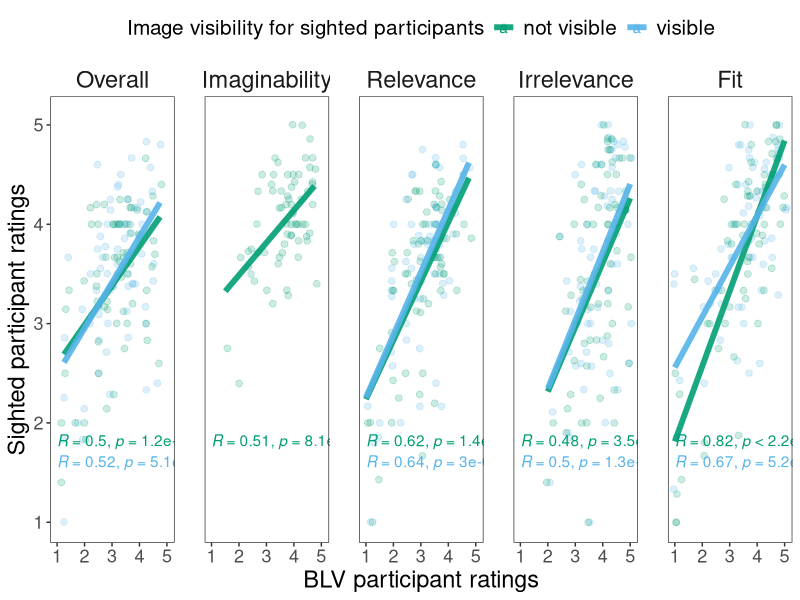
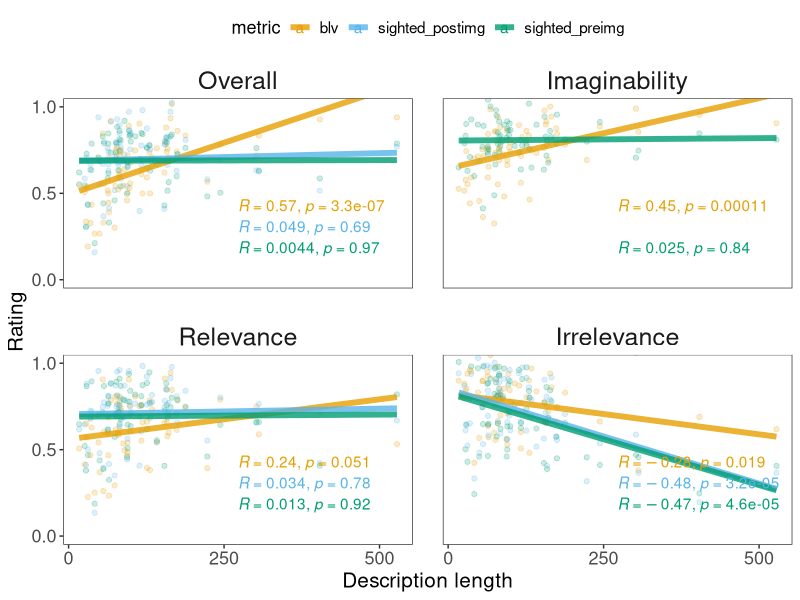
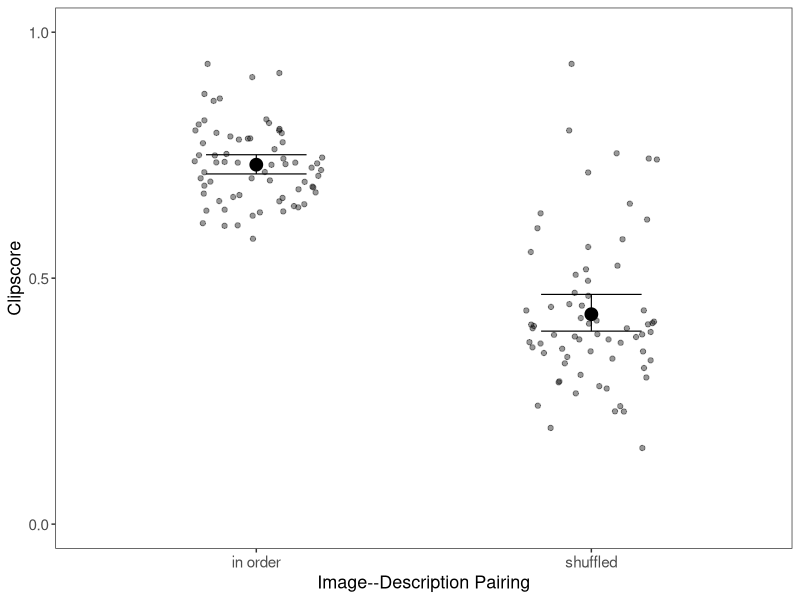
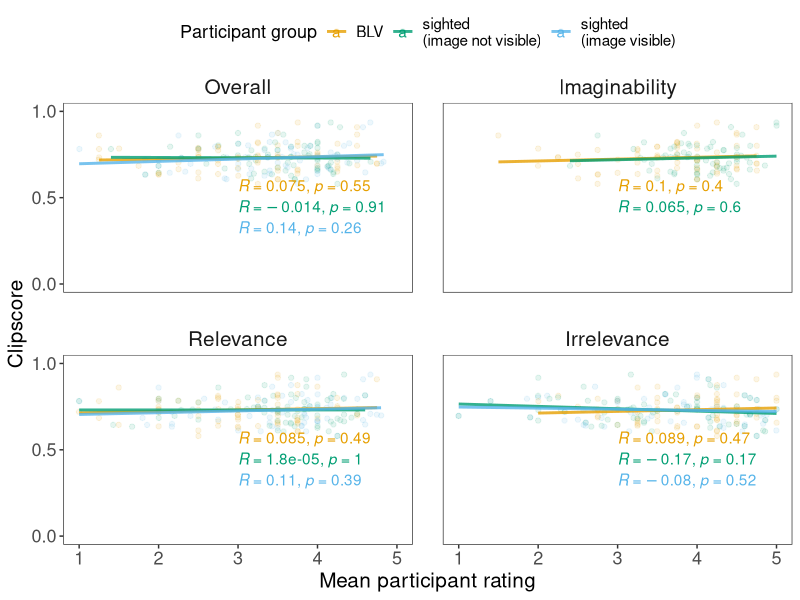
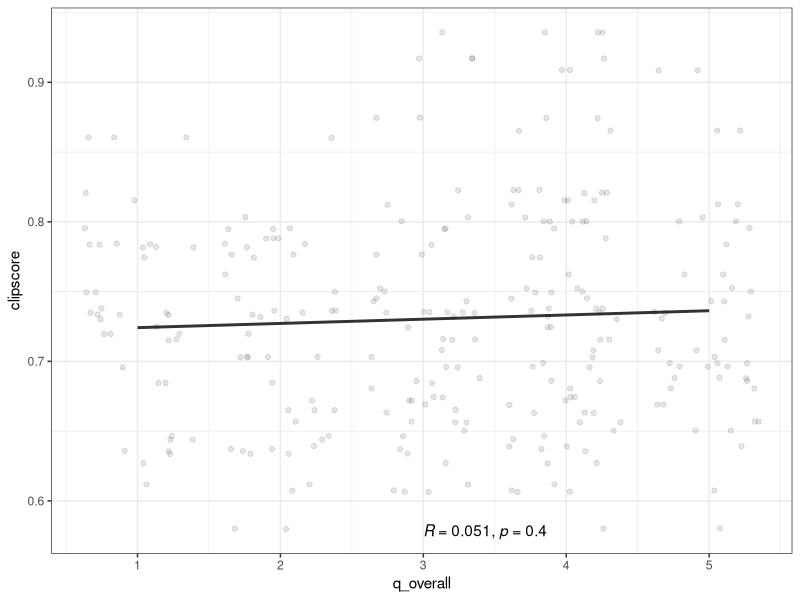
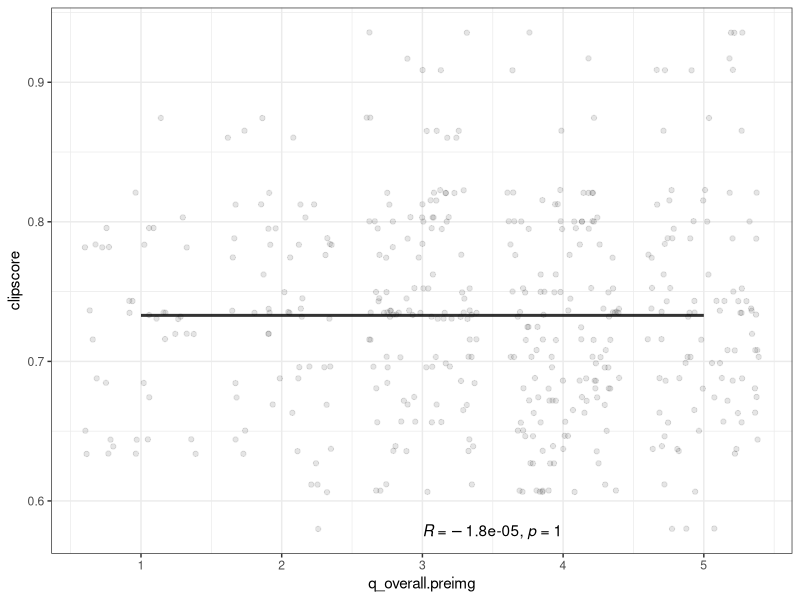
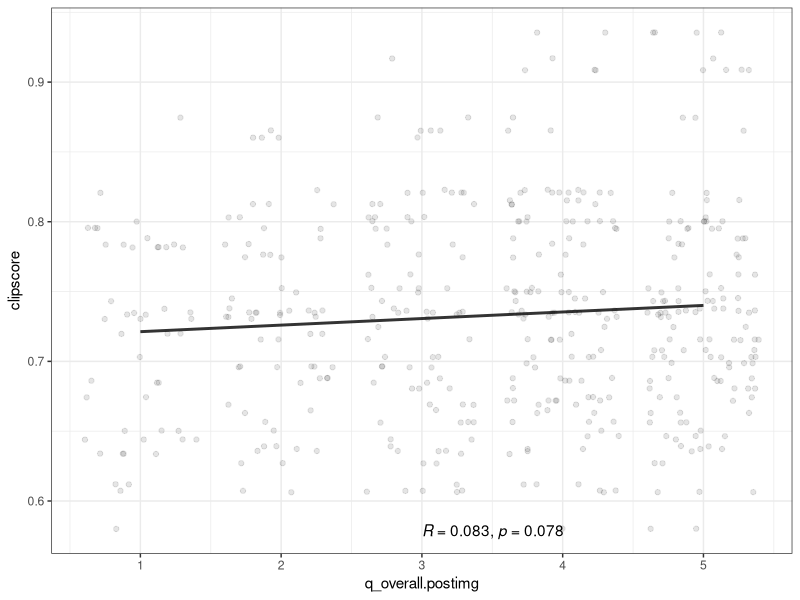
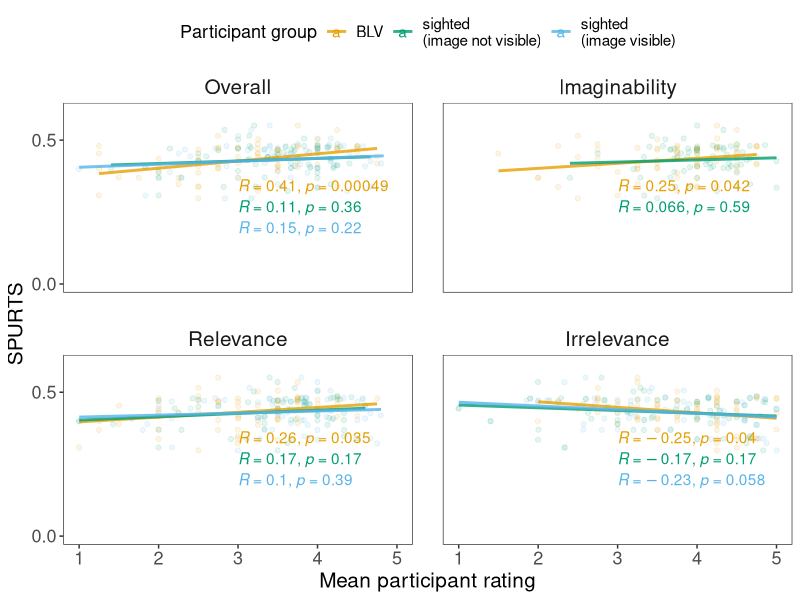

Here is the R script that generated these plots, in order:
## ---- chunk 1
library(tidyverse)
library(here)
library(jsonlite)
library(ggpubr)
library(lme4)
library(lmerTest)
theme_set(theme_bw())
## ---- chunk 2

df_clipscores_cosid = read_csv(here("metrics", "clipscore", "results", "cosid-clipscores.csv")) %>% 
  # remove attention checks
  filter(imgstem_version != "guitar",
         imgstem_version != "640px-parc_agen") %>% 
  separate(imgstem_version, into=c("imgstem", "version"), sep="_version") %>% 
  rename(description = texts) %>% 
  select(-text_controls)

df_spurtsmima_cosid = read_csv(here("metrics", "SPURTS", "results", "cosid-spurts-mima.csv")) %>% 
  # TODO: remove attention checks
  # filter(imgstem_version != "guitar",
  #        imgstem_version != "640px-parc_agen") %>%
  rename(description = texts) %>% 
  select(-text_controls)

df_clipscores_cosid_shuffled = read_csv(here("metrics", "clipscore", "results", "cosid-clipscores-shuffled.csv")) %>% 
  # remove attention checks
  filter(imgstem_version != "guitar",
         imgstem_version != "640px-parc_agen") %>% 
  separate(imgstem_version, into=c("imgstem", "version"), sep="_version") %>% 
  rename(description = texts) %>% 
  select(-text_controls)
  
df_blv_ratings = read_csv(here("behavioral_data", "blv_data_criticaltrials.csv"))

df_sighted_ratings = read_csv(here("behavioral_data", "sighted_data_criticaltrials.csv")) %>% 
  filter(description %in% unique(df_blv_ratings$description))

## ---- chunk 3

df_blv_avg = df_blv_ratings %>% 
  gather(question, response, q_irrelevance, q_reconstructivity, q_relevance, q_imgfit, q_overall) %>% 
  group_by(description, img_id, context, question) %>% 
  summarize(mean_response = mean(response),
            sd_response = sd(response)) %>% 
  ungroup()

df_sighted_avg = df_sighted_ratings %>% 
  gather(question, response, q_relevance.preimg, q_irrelevance.preimg, q_reconstructivity.preimg, q_overall.preimg, q_relevance.postimg, q_imgfit.preimg, q_imgfit.postimg, q_irrelevance.postimg, q_overall.postimg)  %>% 
  group_by(description, img_id, context, question) %>% 
  summarize(mean_response = mean(response),
            sd_response = sd(response)) %>% 
  ungroup()

df_human_data = df_blv_avg %>%
  rbind(df_sighted_avg)

df_clipscore_human_corr = df_human_data %>% 
  select(description, img_id, context, question, mean_response) %>% 
  merge(df_clipscores_cosid, by=c("description"))

df_spurtsmima_human_corr = df_human_data %>% 
  select(description, img_id, context, question, mean_response) %>% 
  merge(df_spurtsmima_cosid, by=c("description"))

## ---- chunk 4
df_human_data %>% 
  separate(question, c("question", "img_visibility"), sep="\\.", remove=TRUE) %>% 
  mutate_at(vars(img_visibility), funs(ifelse(is.na(.), "blv_response", .))) %>% 
  select(question, description, img_visibility, "mean_response") %>% 
  spread(img_visibility, "mean_response") %>%
  gather(sighted_visibility, sighted_response, postimg, preimg) %>% 
  filter(!(question == "q_reconstructivity" & sighted_visibility == "postimg")) %>% 
  mutate_at(vars(question), funs(case_when(
    . == "q_overall" ~ "Overall",
    . == "q_relevance" ~ "Relevance",
    . == "q_irrelevance" ~ "Irrelevance",
    . == "q_reconstructivity" ~ "Imaginability",
    . == "q_imgfit" ~ "Fit",
    TRUE ~ "FIRE"
  ))) %>%
  mutate_at(vars(question), funs(fct_relevel(., c("Overall", "Imaginability", "Relevance", "Irrelevance", "Fit")))) %>%
  mutate_at(vars(sighted_visibility), funs(ifelse(.=="postimg", "visible", "not visible"))) %>%
  ggplot(., aes(x=blv_response, y=sighted_response, color=sighted_visibility)) +
    facet_wrap(~question, nrow = 1) +
    geom_jitter(alpha=0.2, size=2) +
    geom_line(stat="smooth",method = "lm",
              size = 2,
              alpha = 0.9) +
    stat_cor(method = "pearson", label.x.npc = "left", label.y.npc = 0.21) +
    scale_color_manual(values=c("#009E73", "#56B4E9")) +
    theme(strip.background = element_rect(color="white", fill="white"),
          panel.grid.major = element_blank(),
          panel.grid.minor = element_blank(),
          panel.spacing = unit(1.5, "lines"),
          axis.title = element_text(size=17),
          axis.text = element_text(size=13),
          strip.text.x = element_text(size=17),
          legend.title = element_text(size=15),
          legend.text = element_text(size=15)) +
    theme(legend.position ="top") +
    ylab("Sighted participant ratings") +
    xlab("BLV participant ratings") +
    labs(color='Image visibility for sighted participants') 

# ggsave(here("analyses", "figures", "raw", "blv-sighted-corr.png"), width=13.5, height=4)
## ---- chunk 5

###
# INDIVIDUAL DATA
###
# df_length_blv = df_blv_ratings %>% 
#   select(description, q_reconstructivity, q_relevance, q_irrelevance, q_overall) %>% 
#   gather(question, value, -description)
# 
# df_length_corr = df_sighted_ratings %>% 
#   select(description, q_reconstructivity.preimg, q_relevance.preimg, q_irrelevance.preimg, q_overall.preimg, q_relevance.postimg, q_irrelevance.postimg, q_overall.postimg) %>% 
#   gather(question, value, -description) %>% 
#   rbind(df_length_blv) %>% 
#   mutate(metric = case_when(
#     str_detect(question, "postimg") ~ "sighted_postimg",
#     str_detect(question, "preimg") ~ "sighted_preimg",
#     TRUE ~ "blv"
#   )) %>% 
#   mutate_at(vars(question), funs(str_replace(., "\\.(post|pre)img", ""))) %>% 
#   mutate_at(vars(value), funs(./5))


###
# AVERAGED DATA
###
df_length_corr = df_human_data %>%
  rename(value = mean_response) %>%
  mutate(metric = case_when(
    str_detect(question, "postimg") ~ "sighted_postimg",
    str_detect(question, "preimg") ~ "sighted_preimg",
    TRUE ~ "blv"
  )) %>%
  mutate_at(vars(question), funs(str_replace(., "\\.(post|pre)img", ""))) %>%
  mutate_at(vars(value), funs(./5))


df_length_corr_overall = df_length_corr %>% 
  filter(question == "q_overall") %>%
  select(description, metric, value) %>% 
  mutate(descr_length = str_length(description)) %>% 
  mutate(facet_cond = "Overall")

df_length_corr_reconstr = df_length_corr %>% 
  filter(question == "q_reconstructivity") %>%
  select(description, metric, value) %>% 
  mutate(descr_length = str_length(description)) %>% 
  mutate(facet_cond = "Imaginability")

df_length_corr_imgfit = df_length_corr %>% 
  filter(question == "q_imgfit") %>%
  select(description, metric, value) %>% 
  mutate(descr_length = str_length(description)) %>% 
  mutate(facet_cond = "Fit")

df_length_corr_rel = df_length_corr %>% 
  filter(question == "q_relevance") %>%
  select(description, metric, value) %>% 
  mutate(descr_length = str_length(description)) %>% 
  mutate(facet_cond = "Relevance")

df_length_corr_irrel = df_length_corr %>% 
  filter(question == "q_irrelevance") %>%
  select(description, metric, value) %>% 
  mutate(descr_length = str_length(description)) %>% 
  mutate(facet_cond = "Irrelevance")

df_length_corr_overall %>% 
  rbind(df_length_corr_reconstr) %>%
  # rbind(df_length_corr_imgfit) %>%
  rbind(df_length_corr_rel) %>%
  rbind(df_length_corr_irrel) %>%
  filter(metric %in% c("blv", "sighted_preimg", "sighted_postimg")) %>%
  # filter(metric %in% c("clipscore", "SPURTS_score")) %>%
  mutate_at(vars(facet_cond), funs(fct_relevel(., c("Overall", "Imaginability", "Relevance", "Irrelevance")))) %>%
  ggplot(., aes(x=descr_length, y=value, color=metric)) +
    facet_wrap(~facet_cond, nrow=2) +
    geom_point(alpha=0.2, position=position_jitter(width=0, height=0.07)) +
    theme(legend.position = "top") +
    geom_line(stat="smooth",method = "lm",
              size = 2,
              alpha = 0.8) +
    scale_color_manual(values=c("#E69F00", "#56B4E9", "#009E73")) +
    # scale_color_manual(values=c("black", "grey")) +
    theme(strip.background =element_rect(color="white", fill="white"),
          panel.grid.major = element_blank(),
          panel.grid.minor = element_blank(),
          panel.spacing = unit(1.5, "lines"),
          axis.title = element_text(size=15),
          axis.text = element_text(size=13),
          strip.text.x = element_text(size = 18),
          legend.title = element_text(size=13),
          legend.text = element_text(size=11)) +
    coord_cartesian(ylim=c(0,1)) +
    stat_cor(method = "pearson", label.x.npc = "middle", label.y.npc = 0.3) +
    scale_y_continuous(breaks = c(0, 0.5, 1)) +
    scale_x_continuous(breaks = c(0, 250, 500)) +
    xlab("Description length") +
    ylab("Rating")

# ggsave(here("analyses", "figures", "raw", "human_length_corr.png"), height=6.3, width=7.5)
## ---- chunk 6

df_clipscores_cosid %>% 
  mutate(condition = "in order") %>% 
  rbind(mutate(df_clipscores_cosid_shuffled, condition = "shuffled")) %>% 
  ggplot(., aes(x=condition, y=clipscore)) +
    geom_point(alpha=0.4, position=position_jitter(height=0, width=0.2)) + 
    stat_summary(fun = "mean", 
                 position = position_dodge(0.7),
                 size = 4,
                 geom = "point") +
    stat_summary(fun.data = "mean_cl_boot",
                 geom = "errorbar",
                 position = position_dodge(0.7),
                 size = .4,
                 width = 0.3) +
    theme(strip.background =element_rect(color="white", fill="white"),
          panel.grid.major = element_blank(),
          panel.grid.minor = element_blank(),
          axis.title = element_text(size=13),
          axis.text = element_text(size=11)) +
    scale_y_continuous(breaks = c(0, 0.5, 1)) +
    coord_cartesian(ylim=c(0,1)) +
    ylab("Clipscore") +
    xlab("Image--Description Pairing")

df_clipscores_cosid %>% 
  mutate(condition = "in order") %>% 
  rbind(mutate(df_clipscores_cosid_shuffled, condition = "shuffled")) %>% 
  group_by(condition) %>% 
  summarize(avg_rating = mean(clipscore)) %>% 
  ungroup()

# ggsave(here("analyses", "figures", "raw", "clipscore-truthfulness.png"), height=2.5, width=2.7)

## ---- chunk 7

clipscore_blvsighted_corr = df_clipscore_human_corr %>% 
  mutate(participant_group = case_when(
    str_detect(question, "preimg") ~ "sighted\n(image not visible)",
    str_detect(question, "postimg") ~ "sighted\n(image visible)",
    TRUE ~ "BLV"
  )) %>% 
  mutate(question_type = str_replace_all(question, "(.postimg|.preimg)", "")) %>% 
  mutate_at(vars(question_type), funs(case_when(
    . == "q_overall" ~ "Overall",
    . == "q_relevance" ~ "Relevance",
    . == "q_irrelevance" ~ "Irrelevance",
    . == "q_reconstructivity" ~ "Imaginability",
    . == "q_imgfit" ~ "Fit",
    TRUE ~ "FIRE"
  ))) %>% 
  mutate_at(vars(question_type), 
            funs(fct_relevel(., c(
              "Overall", 
              "Imaginability", 
              "Relevance", 
              "Irrelevance", 
              "Fit"
              )))) %>% 
  filter(question_type != "Fit")

clipscore_blvsighted_corr %>% 
  ggplot(., aes(x=mean_response, y=clipscore, color=participant_group)) +
  # ggplot(., aes(x=mean_response, y=clipscore, color=question_type)) +
    facet_wrap(~question_type, nrow=2) +
    # facet_wrap(~participant_group, nrow=1) +
    geom_jitter(alpha=0.1) +
    geom_line(stat="smooth",method = "lm",
              size = 1,
              alpha = 0.8) +
    stat_cor(method = "pearson", label.x.npc = "middle", label.y.npc = 0) +
    scale_color_manual(values=c("#E69F00", "#009E73", "#56B4E9")) +
    theme(strip.background =element_rect(color="white", fill="white"),
          panel.grid.major = element_blank(),
          panel.grid.minor = element_blank(),
          panel.spacing = unit(1.5, "lines"),
          axis.title = element_text(size=15),
          axis.text = element_text(size=13),
          strip.text.x = element_text(size = 15),
          legend.title = element_text(size=13),
          legend.text = element_text(size=11)) +
    coord_cartesian(ylim=c(0,1), xlim=c(1,5)) +
    # coord_cartesian(xlim=c(1,5)) +
    theme(legend.position = "top") +
    xlab("Mean participant rating") +
    ylab("Clipscore") +
    labs(color='Participant group')  +
    scale_y_continuous(breaks = c(0, 0.5, 1))

# ggsave(here("analyses", "figures", "raw", "human_clipscore_corr.png"), height=5.5, width=6)

## ---- chunk 8

df_blv_ratings %>% 
  select(description, q_overall) %>% 
  merge(df_clipscores_cosid, by=c("description")) %>% 
  ggplot(., aes(x=q_overall, y=clipscore)) +
    geom_jitter(alpha=0.1) +
    geom_line(stat="smooth",method = "lm",
              size = 1,
              alpha = 0.8) +
    # coord_cartesian(ylim=c(0,1), xlim=c(1,5)) +
    stat_cor(method = "pearson", label.x.npc = "middle", label.y.npc = 0)

df_sighted_ratings %>% 
  filter(description %in% unique(df_blv_avg$description)) %>% 
  select(description, q_overall.preimg) %>% 
  merge(df_clipscores_cosid, by=c("description")) %>% 
  ggplot(., aes(x=q_overall.preimg, y=clipscore)) +
    geom_jitter(alpha=0.1) +
    geom_line(stat="smooth",method = "lm",
              size = 1,
              alpha = 0.8) +
    # coord_cartesian(ylim=c(0,1), xlim=c(1,5)) +
    stat_cor(method = "pearson", label.x.npc = "middle", label.y.npc = 0)

df_sighted_ratings %>% 
  filter(description %in% unique(df_blv_avg$description)) %>% 
  select(description, q_overall.postimg) %>% 
  merge(df_clipscores_cosid, by=c("description")) %>% 
  ggplot(., aes(x=q_overall.postimg, y=clipscore)) +
    geom_jitter(alpha=0.1) +
    geom_line(stat="smooth",method = "lm",
              size = 1,
              alpha = 0.8) +
    # coord_cartesian(ylim=c(0,1), xlim=c(1,5)) +
    stat_cor(method = "pearson", label.x.npc = "middle", label.y.npc = 0)


## ---- chunk 9

spurtsmima_blvsighted_corr = df_spurtsmima_human_corr %>% 
  mutate(participant_group = case_when(
    str_detect(question, "preimg") ~ "sighted\n(image not visible)",
    str_detect(question, "postimg") ~ "sighted\n(image visible)",
    TRUE ~ "BLV"
  )) %>% 
  mutate(question_type = str_replace_all(question, "(.postimg|.preimg)", "")) %>% 
  mutate_at(vars(question_type), funs(case_when(
    . == "q_overall" ~ "Overall",
    . == "q_relevance" ~ "Relevance",
    . == "q_irrelevance" ~ "Irrelevance",
    . == "q_reconstructivity" ~ "Imaginability",
    . == "q_imgfit" ~ "Fit",
    TRUE ~ "FIRE"
  ))) %>% 
  mutate_at(vars(question_type), 
            funs(fct_relevel(., c(
              "Overall", 
              "Imaginability", 
              "Relevance", 
              "Irrelevance", 
              "Fit"
              )))) %>% 
  filter(question_type != "Fit")

spurtsmima_blvsighted_corr %>% 
  ggplot(., aes(x=mean_response, y=SPURTS_score, color=participant_group)) +
  # ggplot(., aes(x=mean_response, y=clipscore, color=question_type)) +
    facet_wrap(~question_type, nrow=2) +
    # facet_wrap(~participant_group, nrow=1) +
    geom_jitter(alpha=0.1) +
    geom_line(stat="smooth",method = "lm",
              size = 1,
              alpha = 0.8) +
    stat_cor(method = "pearson", label.x.npc = "middle", label.y.npc = 0.2) +
    scale_color_manual(values=c("#E69F00", "#009E73", "#56B4E9")) +
    theme(strip.background =element_rect(color="white", fill="white"),
          panel.grid.major = element_blank(),
          panel.grid.minor = element_blank(),
          panel.spacing = unit(1.5, "lines"),
          axis.title = element_text(size=15),
          axis.text = element_text(size=13),
          strip.text.x = element_text(size = 15),
          legend.title = element_text(size=13),
          legend.text = element_text(size=11)) +
    coord_cartesian(ylim=c(0,.6), xlim=c(1,5)) +
    # coord_cartesian(xlim=c(1,5)) +
    theme(legend.position = "top") +
    xlab("Mean participant rating") +
    ylab("SPURTS") +
    labs(color='Participant group')  +
    scale_y_continuous(breaks = c(0, 0.5, 1))

# ggsave(here("analyses", "figures", "raw", "human_spurts_corr.png"), width = 6, height = 5.5)

###
# MIMA
###

# spurtsmima_blvsighted_corr %>% 
#   ggplot(., aes(x=mean_response, y=MIMA_score, color=participant_group)) +
#   # ggplot(., aes(x=mean_response, y=clipscore, color=question_type)) +
#     facet_wrap(~question_type, nrow=2) +
#     # facet_wrap(~participant_group, nrow=1) +
#     geom_jitter(alpha=0.1) +
#     geom_line(stat="smooth",method = "lm",
#               size = 1,
#               alpha = 0.8) +
#     stat_cor(method = "pearson", label.x.npc = "middle", label.y.npc = 0) +
#     scale_color_manual(values=c("#E69F00", "#009E73", "#0072B2")) +
#     theme(strip.background =element_rect(color="white", fill="white"),
#           panel.grid.major = element_blank(),
#           panel.grid.minor = element_blank(),
#           panel.spacing = unit(1.5, "lines"),
#           axis.title = element_text(size=15),
#           axis.text = element_text(size=13),
#           strip.text.x = element_text(size = 15),
#           legend.title = element_text(size=13),
#           legend.text = element_text(size=11)) +
#     coord_cartesian(ylim=c(0,1), xlim=c(1,5)) +
#     # coord_cartesian(xlim=c(1,5)) +
#     theme(legend.position = "top") +
#     xlab("Mean participant rating") +
#     ylab("MIMA") +
#     labs(color='Participant group')  +
#     scale_y_continuous(breaks = c(0, 0.5, 1))

## ---- chunk 10

df_clips_prep = df_clipscores_cosid %>% 
  rename(value=clipscore) %>% 
  mutate(metric="clipscore") %>% 
  select(description, metric, value)

df_spurtsmima_prep = df_spurtsmima_cosid %>%
  gather(metric, value, SPURTS_score, MIMA_score) %>%
  select(description, metric, value)

df_clips_prep %>% 
  rbind(df_spurtsmima_prep) %>% 
  mutate(descr_length = str_length(description)) %>% 
  filter(metric %in% c("clipscore", "SPURTS_score")) %>% 
  ggplot(., aes(x=descr_length, y=value, color=metric)) +
    geom_point(alpha=0.2) +
    theme(legend.position = "top") +
    geom_line(stat="smooth",method = "lm",
              size = 2,
              alpha = 0.8) +
    scale_color_manual(values=c("black", "grey")) +
    theme(strip.background =element_rect(color="white", fill="white"),
          panel.grid.major = element_blank(),
          panel.grid.minor = element_blank(),
          panel.spacing = unit(1.5, "lines"),
          axis.title = element_text(size=13),
          axis.text = element_text(size=11),
          strip.text.x = element_text(size = 18),
          legend.position = "none") +
    coord_cartesian(ylim=c(0,1)) +
    stat_cor(method = "pearson", label.x.npc = "middle", label.y.npc = 0.01) +
    scale_y_continuous(breaks = c(0, 0.5, 1)) +
    scale_x_continuous(breaks = c(0, 250, 500)) +
    xlab("Description length") +
    ylab("Score")

# ggsave(here("analyses", "figures", "raw", "metrics_length_corr.png"), height=2.5, width=3)
## ---- chunk 11

df_stats_blv_overall = df_blv_ratings %>% 
  select(description, q_overall, q_reconstructivity, q_relevance, q_irrelevance, participant) %>% 
  merge(df_clipscores_cosid, by=c("description")) %>% 
  merge(df_spurtsmima_cosid, by=c("description")) %>% 
  mutate(description_length = str_length(description)) %>%
  mutate(description_length_scaled = description_length / max(description_length)) %>%
  mutate(overall_rating = ((q_overall - 1) / 4)) %>% 
  mutate_at(vars(q_reconstructivity, q_relevance, q_irrelevance), funs(((. - 1) / 4))) %>% 
  mutate_at(vars(q_reconstructivity, q_relevance, q_irrelevance), funs(. - mean(.)))

f = overall_rating ~ q_irrelevance + q_reconstructivity + q_relevance + (1|participant) + (1|description)

m = lmer(f, df_stats_blv_overall)
summary(m)

df_stats_sighted_overall = df_sighted_ratings %>% 
  select(description, q_overall.preimg, q_reconstructivity.preimg, q_relevance.preimg, q_irrelevance.preimg, anon_worker_id) %>% 
  merge(df_clipscores_cosid, by=c("description")) %>% 
  merge(df_spurtsmima_cosid, by=c("description")) %>% 
  mutate(description_length = str_length(description)) %>%
  mutate(description_length_scaled = description_length / max(description_length)) %>%
  mutate(overall_rating = ((q_overall.preimg - 1) / 4)) %>% 
  mutate_at(vars(q_reconstructivity.preimg, q_relevance.preimg, q_irrelevance.preimg), funs(((. - 1) / 4))) %>% 
  mutate_at(vars(q_reconstructivity.preimg, q_relevance.preimg, q_irrelevance.preimg), funs(. - mean(.)))

f = overall_rating ~ q_reconstructivity.preimg + q_relevance.preimg + q_irrelevance.preimg + (1|anon_worker_id) + (1|description)

m = lmer(f, df_stats_sighted_overall)
summary(m)

df_stats_sighted_overall = df_sighted_ratings %>% 
  select(description, q_overall.postimg, q_reconstructivity.preimg, q_relevance.postimg, q_irrelevance.postimg, anon_worker_id) %>% 
  merge(df_clipscores_cosid, by=c("description")) %>% 
  merge(df_spurtsmima_cosid, by=c("description")) %>% 
  mutate(description_length = str_length(description)) %>%
  mutate(description_length_scaled = description_length / max(description_length)) %>%
  mutate(overall_rating = ((q_overall.postimg - 1) / 4)) %>% 
  mutate_at(vars(q_reconstructivity.preimg, q_relevance.postimg, q_irrelevance.postimg), funs(((. - 1) / 4))) %>% 
  mutate_at(vars(q_reconstructivity.preimg, q_relevance.postimg, q_irrelevance.postimg), funs(. - mean(.)))

f = overall_rating ~ q_reconstructivity.preimg + q_relevance.postimg + q_irrelevance.postimg + (1|anon_worker_id) + (1|description)

m = lmer(f, df_stats_sighted_overall)
summary(m)
## ---- chunk 12

df_clipscorecomp_model = df_clipscores_cosid %>% 
  mutate(condition = "in order") %>% 
  rbind(mutate(df_clipscores_cosid_shuffled, condition = "shuffled")) %>% 
  mutate(cond_enc = ifelse(condition=="in order", 1, 0))

f = cond_enc ~ clipscore

m = lm(f, df_clipscorecomp_model)
summary(m)
  
## ---- chunk 13

df_stats_blv_overall = df_blv_ratings %>% 
  select(description, q_overall, participant) %>% 
  merge(df_clipscores_cosid, by=c("description")) %>% 
  merge(df_spurtsmima_cosid, by=c("description")) %>% 
  mutate(description_length = str_length(description)) %>%
  mutate(description_length_scaled = description_length / max(description_length)) %>%
  mutate(overall_rating = ((q_overall - 1) / 4))

f = overall_rating ~ clipscore + (1|participant) + (1|description)
f = overall_rating ~ description_length_scaled + SPURTS_score + (1|participant) + (1|description)
# f = overall_rating ~ description_length_scaled + MIMA_score + (1|participant+description)

m = lmer(f, df_stats_blv_overall)
summary(m)


f = overall_rating ~ description_length_scaled + SPURTS_score
f = overall_rating ~ description_length_scaled
f = overall_rating ~ SPURTS_score

m = lm(f, df_stats_blv_overall)
summary(m)
